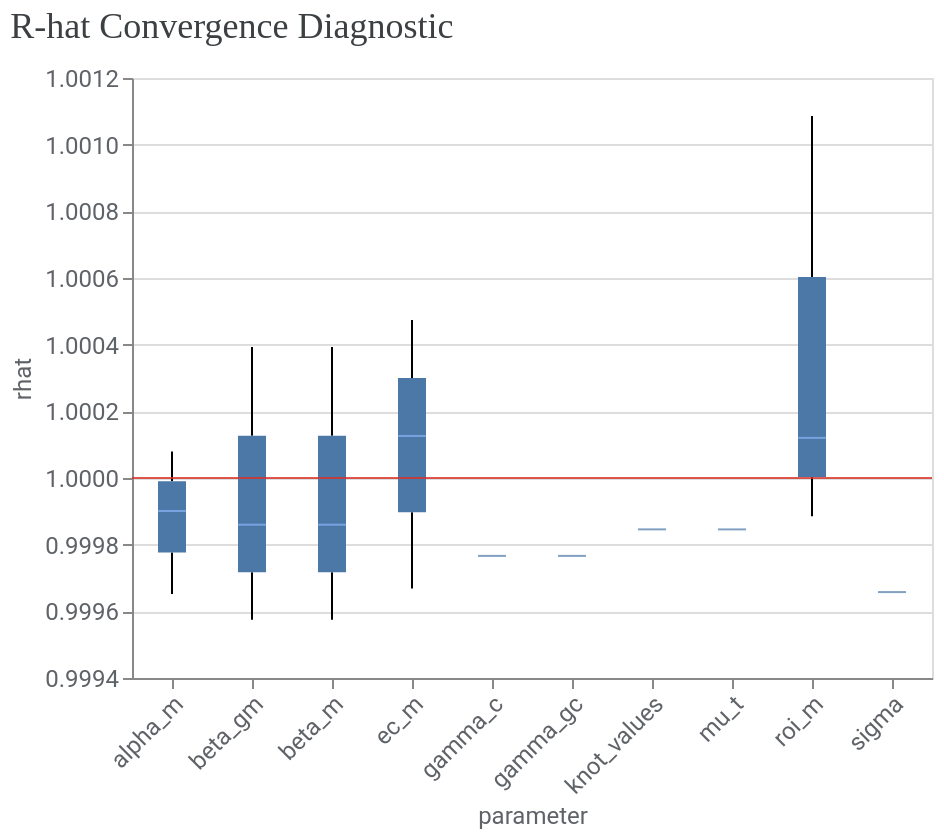

Here is the notebook cell this chart was saved with:
### Code cell
model_diagnostics = visualizer.ModelDiagnostics(mmm)
model_diagnostics.plot_rhat_boxplot()

### Figure 1 — Vega-Lite specification as saved in the notebook (floating-point values rounded to 4 significant figures)
{"config": {"view": {"continuousWidth": 300, "continuousHeight": 300}, "axis": {"labelColor": "#5F6368", "labelFont": "Roboto", "labelFontSize": 12, "titleColor": "#5F6368", "titleFont": "Roboto", "titleFontSize": 12, "titleFontWeight": "normal"}}, "layer": [{"data": {"name": "data-826e1484bcb09a4e5d49cee8c3295964"}, "mark": {"type": "boxplot", "median": {"color": "#8AB4F8"}, "outliers": {"filled": true}}, "encoding": {"x": {"axis": {"labelAngle": -45}, "field": "parameter", "type": "nominal"}, "y": {"field": "rhat", "scale": {"zero": false}, "type": "quantitative"}}}, {"data": {"name": "empty"}, "mark": {"type": "rule", "color": "#D93025", "opacity": 0.8}, "encoding": {"y": {"datum": 1}}}], "title": {"text": "R-hat Convergence Diagnostic", "anchor": "start", "color": "#3C4043", "font": "Google Sans Display", "fontSize": 18, "fontWeight": "normal", "offset": 10}, "width": 400, "$schema": "https://vega.github.io/schema/vega-lite/v5.20.1.json", "datasets": {"data-826e1484bcb09a4e5d49cee8c3295964": [{"parameter": "alpha_m", "rhat": 0.9997}, {"parameter": "alpha_m", "rhat": 1.0}, {"parameter": "alpha_m", "rhat": 0.9999}, {"parameter": "beta_gm", "rhat": 1.0}, {"parameter": "beta_gm", "rhat": 0.9996}, {"parameter": "beta_gm", "rhat": 0.9999}, {"parameter": "beta_m", "rhat": 1.0}, {"parameter": "beta_m", "rhat": 0.9996}, {"parameter": "beta_m", "rhat": 0.9999}, {"parameter": "ec_m", "rhat": 0.9997}, {"parameter": "ec_m", "rhat": 1.0}, {"parameter": "ec_m", "rhat": 1.0}, {"parameter": "gamma_c", "rhat": 0.9998}, {"parameter": "gamma_gc", "rhat": 0.9998}, {"parameter": "knot_values", "rhat": 0.9998}, {"parameter": "mu_t", "rhat": 0.9998}, {"parameter": "mu_t", "rhat": 0.9998}, {"parameter": "mu_t", "rhat": 0.9998}, {"parameter": "mu_t", "rhat": 0.9998}, {"parameter": "mu_t", "rhat": 0.9998}, {"parameter": "mu_t", "rhat": 0.9998}, {"parameter": "mu_t", "rhat": 0.9998}, {"parameter": "mu_t", "rhat": 0.9998}, {"parameter": "mu_t", "rhat": 0.9998}, {"parameter": "mu_t", "rhat": 0.9998}, {"parameter": "mu_t", "rhat": 0.9998}, {"parameter": "mu_t", "rhat": 0.9998}, {"parameter": "mu_t", "rhat": 0.9998}, {"parameter": "mu_t", "rhat": 0.9998}, {"parameter": "mu_t", "rhat": 0.9998}, {"parameter": "mu_t", "rhat": 0.9998}, {"parameter": "mu_t", "rhat": 0.9998}, {"parameter": "mu_t", "rhat": 0.9998}, {"parameter": "mu_t", "rhat": 0.9998}, {"parameter": "mu_t", "rhat": 0.9998}, {"parameter": "mu_t", "rhat": 0.9998}, {"parameter": "mu_t", "rhat": 0.9998}, {"parameter": "mu_t", "rhat": 0.9998}, {"parameter": "mu_t", "rhat": 0.9998}, {"parameter": "mu_t", "rhat": 0.9998}, {"parameter": "mu_t", "rhat": 0.9998}, {"parameter": "mu_t", "rhat": 0.9998}, {"parameter": "mu_t", "rhat": 0.9998}, {"parameter": "mu_t", "rhat": 0.9998}, {"parameter": "mu_t", "rhat": 0.9998}, {"parameter": "mu_t", "rhat": 0.9998}, {"parameter": "mu_t", "rhat": 0.9998}, {"parameter": "mu_t", "rhat": 0.9998}, {"parameter": "mu_t", "rhat": 0.9998}, {"parameter": "mu_t", "rhat": 0.9998}, {"parameter": "mu_t", "rhat": 0.9998}, {"parameter": "mu_t", "rhat": 0.9998}, {"parameter": "mu_t", "rhat": 0.9998}, {"parameter": "mu_t", "rhat": 0.9998}, {"parameter": "mu_t", "rhat": 0.9998}, {"parameter": "mu_t", "rhat": 0.9998}, {"parameter": "mu_t", "rhat": 0.9998}, {"parameter": "mu_t", "rhat": 0.9998}, {"parameter": "mu_t", "rhat": 0.9998}, {"parameter": "mu_t", "rhat": 0.9998}, {"parameter": "mu_t", "rhat": 0.9998}, {"parameter": "mu_t", "rhat": 0.9998}, {"parameter": "mu_t", "rhat": 0.9998}, {"parameter": "mu_t", "rhat": 0.9998}, {"parameter": "mu_t", "rhat": 0.9998}, {"parameter": "mu_t", "rhat": 0.9998}, {"parameter": "mu_t", "rhat": 0.9998}, {"parameter": "mu_t", "rhat": 0.9998}, {"parameter": "mu_t", "rhat": 0.9998}, {"parameter": "mu_t", "rhat": 0.9998}, {"parameter": "mu_t", "rhat": 0.9998}, {"parameter": "mu_t", "rhat": 0.9998}, {"parameter": "mu_t", "rhat": 0.9998}, {"parameter": "mu_t", "rhat": 0.9998}, {"parameter": "mu_t", "rhat": 0.9998}, {"parameter": "mu_t", "rhat": 0.9998}, {"parameter": "mu_t", "rhat": 0.9998}, {"parameter": "mu_t", "rhat": 0.9998}, {"parameter": "mu_t", "rhat": 0.9998}, {"parameter": "mu_t", "rhat": 0.9998}, {"parameter": "mu_t", "rhat": 0.9998}, {"parameter": "mu_t", "rhat": 0.9998}, {"parameter": "mu_t", "rhat": 0.9998}, {"parameter": "mu_t", "rhat": 0.9998}, {"parameter": "mu_t", "rhat": 0.9998}, {"parameter": "mu_t", "rhat": 0.9998}, {"parameter": "mu_t", "rhat": 0.9998}, {"parameter": "mu_t", "rhat": 0.9998}, {"parameter": "mu_t", "rhat": 0.9998}, {"parameter": "mu_t", "rhat": 0.9998}, {"parameter": "mu_t", "rhat": 0.9998}, {"parameter": "mu_t", "rhat": 0.9998}, {"parameter": "mu_t", "rhat": 0.9998}, {"parameter": "mu_t", "rhat": 0.9998}, {"parameter": "mu_t", "rhat": 0.9998}, {"parameter": "mu_t", "rhat": 0.9998}, {"parameter": "mu_t", "rhat": 0.9998}, {"parameter": "mu_t", "rhat": 0.9998}, {"parameter": "mu_t", "rhat": 0.9998}, {"parameter": "mu_t", "rhat": 0.9998}, {"parameter": "mu_t", "rhat": 0.9998}, {"parameter": "mu_t", "rhat": 0.9998}, {"parameter": "mu_t", "rhat": 0.9998}, {"parameter": "mu_t", "rhat": 0.9998}, {"parameter": "mu_t", "rhat": 0.9998}, {"parameter": "mu_t", "rhat": 0.9998}, {"parameter": "mu_t", "rhat": 0.9998}, {"parameter": "mu_t", "rhat": 0.9998}, {"parameter": "mu_t", "rhat": 0.9998}, {"parameter": "mu_t", "rhat": 0.9998}, {"parameter": "mu_t", "rhat": 0.9998}, {"parameter": "mu_t", "rhat": 0.9998}, {"parameter": "mu_t", "rhat": 0.9998}, {"parameter": "mu_t", "rhat": 0.9998}, {"parameter": "mu_t", "rhat": 0.9998}, {"parameter": "mu_t", "rhat": 0.9998}, {"parameter": "mu_t", "rhat": 0.9998}, {"parameter": "mu_t", "rhat": 0.9998}, {"parameter": "mu_t", "rhat": 0.9998}, {"parameter": "roi_m", "rhat": 1.001}, {"parameter": "roi_m", "rhat": 1.0}, {"parameter": "roi_m", "rhat": 0.9999}, {"parameter": "sigma", "rhat": 0.9997}], "empty": [{}]}}
